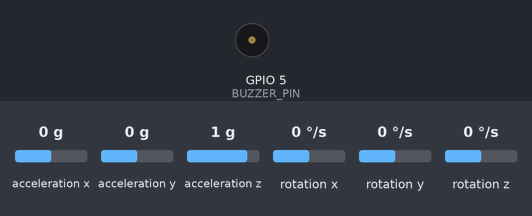
This sketch was run on a simulated ESP32. Parts: buzzer (waves = sounding). The test bench sets the inputs (shaded band); at power-on: acceleration x 0 g, acceleration y 0 g, acceleration z 1 g, rotation x 0 °/s, rotation y 0 °/s, rotation z 0 °/s. What the sketch prints to the serial monitor is not drawn.

Above: at 4.2 s.
4.3 s: acceleration x set to -1.2 g
5.8 s: acceleration x set to -1.5 g
At 6.95 s:
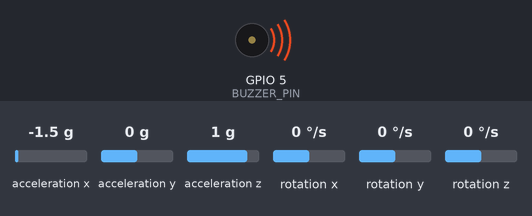
8.8 s: acceleration y set to -1.4 g
11.8 s: acceleration z set to 0 g
Timing chart, 0 to 15.8 s (numbered marks = the images above; inputs shaded):
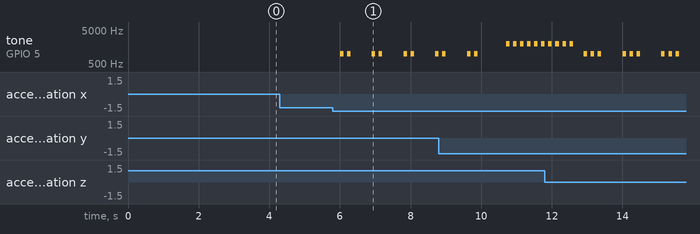

Measured:
- the behaviour switches between -1.3 and -1.4 g on acceleration x (found by bisection; images 0 and 1)
- after the input at 4.3 s, every drawn part: stays the same
- after the input at 5.8 s, tone on GPIO 5 (BUZZER_PIN): silent → 1000 Hz after 0.20 s, then repeats every 0.90 s: silent 0.10 s, 1000 Hz 0.10 s, silent 0.60 s, 1000 Hz 0.10 s

The sketch:

va_cham_espnow_sender.ino
```cpp
#include <MPU6050_tockn.h>
#include <Wire.h>
#include <freertos/FreeRTOS.h>
#include <freertos/task.h>
#include <esp_now.h>
#include <WiFi.h>

// Cấu hình Buzzer
#define BUZZER_PIN 5
#define BUZZER_CHANNEL 0
#define PWM_FREQ 5000     // Tần số PWM
#define PWM_RESOLUTION 8  // Độ phân giải 8 bit

// Ngưỡng gia tốc cho các loại va chạm
const float LIGHT_COLLISION_THRESHOLD = 1.7;   // 2 m/s² cho va chạm nhẹ
const float MODERATE_COLLISION_THRESHOLD = 2;  // 2.5 m/s² cho va chạm trung bình
const float SEVERE_COLLISION_THRESHOLD = 2.2;  // 3 m/s² cho va chạm nặng

// MAC Address của responder
uint8_t broadcastAddress[] = { 0xD8, 0xBC, 0x38, 0xFB, 0x73, 0x44 };

// Định nghĩa cấu trúc dữ liệu
typedef struct struct_message {
  char message[32];
  float acceleration;
  char collision_type[20];
} struct_message;

// Tạo một đối tượng cấu trúc
struct_message myData;

// Khai báo MPU6050
MPU6050 mpu6050(Wire);
// Đăng ký peer
esp_now_peer_info_t peerInfo;
// Callback function khi gửi dữ liệu
void OnDataSent(const uint8_t *mac_addr, esp_now_send_status_t status) {
  Serial.print("\r\nLast Packet Send Status:\t");
  Serial.println(status == ESP_NOW_SEND_SUCCESS ? "Delivery Success" : "Delivery Fail");
}

void setup() {
  Serial.begin(115200);
  Wire.begin(27, 26);  // Sử dụng SDA = GPIO27, SCL = GPIO26

  pinMode(BUZZER_PIN, OUTPUT);                          // Thiết lập chân Buzzer là đầu ra
  ledcSetup(BUZZER_CHANNEL, PWM_FREQ, PWM_RESOLUTION);  // Thiết lập kênh PWM
  ledcAttachPin(BUZZER_PIN, BUZZER_CHANNEL);            // Gán chân Buzzer cho kênh PWM

  Serial.println("Đang khởi tạo MPU6050...");
  mpu6050.begin();
  mpu6050.calcGyroOffsets(true);
  Serial.println("MPU6050 đã sẵn sàng!");


  // Thiết lập WiFi và ESP-NOW
  WiFi.mode(WIFI_STA);
  if (esp_now_init() != ESP_OK) {
    Serial.println("Error initializing ESP-NOW");
    return;
  }
  esp_now_register_send_cb(OnDataSent);


  memcpy(peerInfo.peer_addr, broadcastAddress, 6);
  peerInfo.channel = 0;
  peerInfo.encrypt = false;
  if (esp_now_add_peer(&peerInfo) != ESP_OK) {
    Serial.println("Failed to add peer");
    return;
  }

  // Tạo các tác vụ
  xTaskCreatePinnedToCore(TaskReadSensor, "TaskReadSensor", 2048, NULL, 1, NULL, 0);
  xTaskCreatePinnedToCore(TaskHandleBuzzer, "TaskHandleBuzzer", 2048, NULL, 1, NULL, 1);
}

void loop() {
  // Loop chính không làm gì, các tác vụ sẽ thực hiện công việc của chúng
}

// Tác vụ đọc dữ liệu cảm biến
void TaskReadSensor(void *pvParameters) {
  while (true) {
    mpu6050.update();

    // Đọc giá trị gia tốc
    float accelX = mpu6050.getAccX();
    float accelY = mpu6050.getAccY();
    float accelZ = mpu6050.getAccZ();

    // Tính gia tốc tổng hợp
    float totalAcceleration = sqrt(accelX * accelX + accelY * accelY + accelZ * accelZ);
    Serial.print("Gia tốc: ");
    Serial.print(totalAcceleration);

    // Xác định trạng thái va chạm
    if (totalAcceleration >= LIGHT_COLLISION_THRESHOLD && totalAcceleration < MODERATE_COLLISION_THRESHOLD) {
      Serial.println(" - Trạng thái: Va chạm nhẹ");
      strcpy(myData.collision_type, "Light Collision");
      strcpy(myData.message, "Collision Detected!");
    } else if (totalAcceleration >= MODERATE_COLLISION_THRESHOLD && totalAcceleration < SEVERE_COLLISION_THRESHOLD) {
      Serial.println(" - Trạng thái: Va chạm vừa");
      strcpy(myData.collision_type, "Moderate Collision");
      strcpy(myData.message, "Collision Detected!");
    } else if (totalAcceleration >= SEVERE_COLLISION_THRESHOLD) {
      Serial.println(" - Trạng thái: Va chạm nặng");
      strcpy(myData.collision_type, "Severe Collision");
      strcpy(myData.message, "Collision Detected!");
    } else {
      Serial.println(" - Trạng thái: Không có va chạm");
      strcpy(myData.collision_type, "No Collision");
      strcpy(myData.message, "No Collision");
    }

    // Gửi dữ liệu qua ESP-NOW
    myData.acceleration = totalAcceleration;  // Lưu gia tốc vào cấu trúc
    esp_err_t result = esp_now_send(broadcastAddress, (uint8_t *)&myData, sizeof(myData));
    if (result == ESP_OK) {
      Serial.println("Sending confirmed");
    } else {
      Serial.println("Sending error");
    }

    delay(50);  // Thêm khoảng dừng giữa các lần đọc dữ liệu
  }
}

// Tác vụ xử lý buzzer
void TaskHandleBuzzer(void *pvParameters) {
  while (true) {
    // Kiểm tra va chạm và phát âm thanh
    float accelX = mpu6050.getAccX();
    float accelY = mpu6050.getAccY();
    float accelZ = mpu6050.getAccZ();
    float totalAcceleration = sqrt(accelX * accelX + accelY * accelY + accelZ * accelZ);

    // Kiểm tra va chạm
    if (totalAcceleration >= LIGHT_COLLISION_THRESHOLD && totalAcceleration < MODERATE_COLLISION_THRESHOLD) {
      // Va chạm nhẹ: Buzzer kêu 2 lần, nghỉ 0.5 giây, lặp lại
      for (int i = 0; i < 5; i++) {             // Lặp lại 2 lần
        for (int i = 0; i < 2; i++) {           // Lặp lại 2 lần
          ledcWriteTone(BUZZER_CHANNEL, 1000);  // Phát âm thanh với tần số 1000Hz
          delay(100);                           // Kêu trong 200 ms
          ledcWriteTone(BUZZER_CHANNEL, 0);     // Dừng âm thanh
          delay(100);                           // Nghỉ trong 200 ms
        }
        delay(500);  // Nghỉ thêm 0.5 giây trước khi lặp lại
      }

    } else if (totalAcceleration >= MODERATE_COLLISION_THRESHOLD && totalAcceleration < SEVERE_COLLISION_THRESHOLD) {
      // Va chạm trung bình: Buzzer kêu 3 lần, nghỉ 0.5 giây, lặp lại
      for (int i = 0; i < 5; i++) {             // Lặp lại 2 lần
        for (int i = 0; i < 3; i++) {           // Lặp lại 2 lần
          ledcWriteTone(BUZZER_CHANNEL, 1000);  // Phát âm thanh với tần số 1000Hz
          delay(100);                           // Kêu trong 200 ms
          ledcWriteTone(BUZZER_CHANNEL, 0);     // Dừng âm thanh
          delay(100);                           // Nghỉ trong 200 ms
        }
        delay(500);  // Nghỉ thêm 0.5 giây trước khi lặp lại
      }
    } else if (totalAcceleration >= SEVERE_COLLISION_THRESHOLD) {
      // Va chạm nặng: Buzzer kêu liên tục
      for (int i = 0; i < 10; i++) {           // Lặp lại 2 lần
          ledcWriteTone(BUZZER_CHANNEL, 2000);  // Phát âm thanh với tần số 1000Hz
          delay(100);                           // Kêu trong 200 ms
          ledcWriteTone(BUZZER_CHANNEL, 0);     // Dừng âm thanh
          delay(100);                           // Nghỉ trong 200 ms
        }
      // delay(5000);
    } else {
      ledcWriteTone(BUZZER_CHANNEL, 0);  // Tắt âm thanh nếu không có va chạm
    }

    delay(200);  // Thêm khoảng dừng giữa các lần xử lý
  }
}
```
